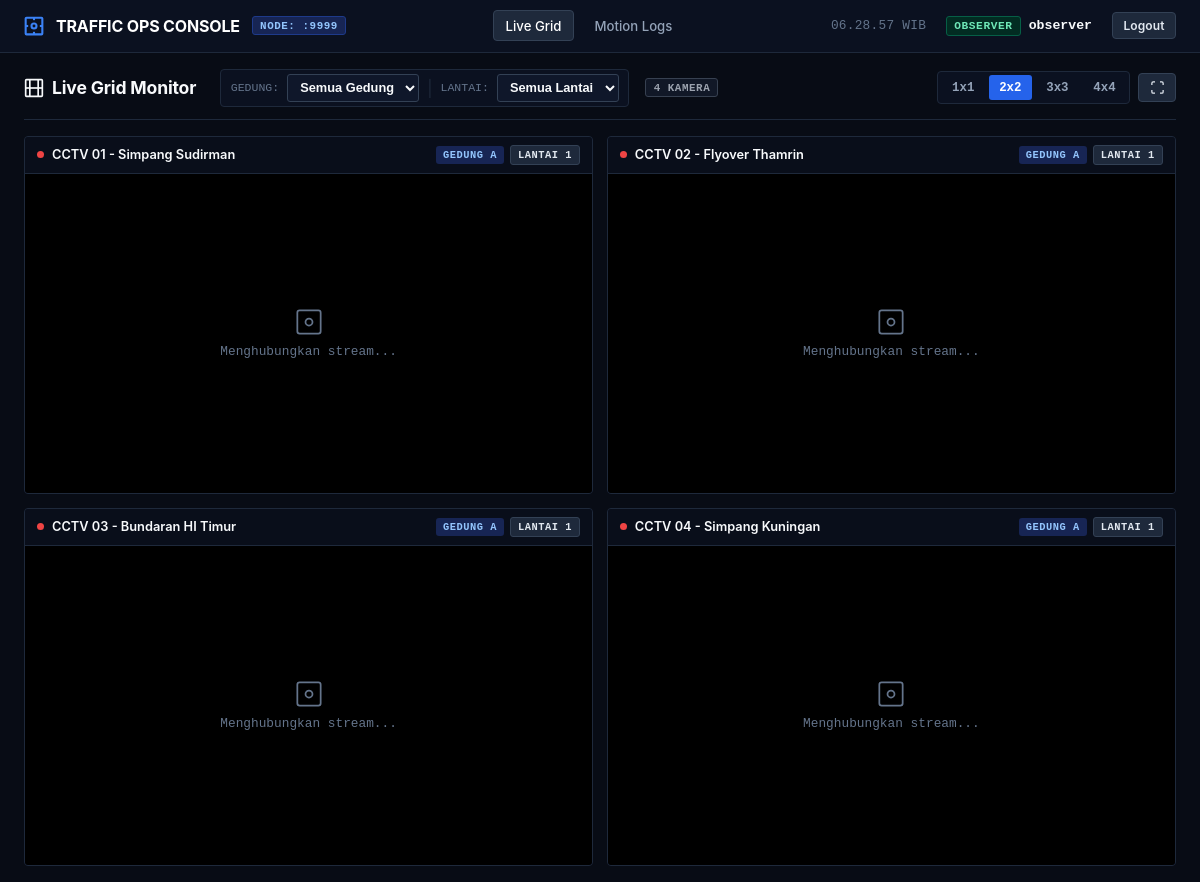
/dashboard (signed in), run on the app's committed database.
### tables this page shows
CREATE TABLE IF NOT EXISTS `cameras` (
    `id` INT AUTO_INCREMENT PRIMARY KEY,
    `name` VARCHAR(100) NOT NULL,
    `location` VARCHAR(255) NULL,
    `group_name` VARCHAR(100) NULL DEFAULT 'Gedung A',
    `floor_subgroup` VARCHAR(100) NULL DEFAULT 'Lantai 1',
    `ip_address` VARCHAR(45) NOT NULL,
    `port` INT NOT NULL DEFAULT 554,
    `rtsp_path` VARCHAR(255) NOT NULL DEFAULT '/live/ch0',
    `username` VARCHAR(100) NULL,
    `encrypted_password` TEXT NULL,
    `iv_vector` VARCHAR(64) NULL,
    `status` ENUM('online', 'offline', 'error') NOT NULL DEFAULT 'offline',
    `motion_enabled` TINYINT(1) NOT NULL DEFAULT 1,
    `motion_sensitivity` ENUM('low', 'medium', 'high') NOT NULL DEFAULT 'medium',
    `last_seen_at` DATETIME NULL,
    `created_at` DATETIME NOT NULL DEFAULT CURRENT_TIMESTAMP,
    `updated_at` DATETIME NOT NULL DEFAULT CURRENT_TIMESTAMP ON UPDATE CURRENT_TIMESTAMP,
    INDEX `idx_cameras_status` (`status`),
    INDEX `idx_cameras_motion` (`motion_enabled`),
    INDEX `idx_cameras_group_floor` (`group_name`, `floor_subgroup`)
);

### models/Camera.php (called while the page is built, shortened)
<?php
require_once __DIR__ . '/../config/security.php';
require_once __DIR__ . '/../config/redis.php';
class Camera {
    public static function all(): array {
        $cacheKey = 'cctv:cameras:all';
        $db = Database::getConnection();
        $stmt = $db->query('
            SELECT id, name, location, group_name, floor_subgroup, ip_address, port, rtsp_path, username, status, motion_enabled, motion_sensitivity, last_seen_at
            FROM cameras
            ORDER BY group_name ASC, floor_subgroup ASC, id ASC
        ');
        $cameras = $stmt->fetchAll();
        return $cameras;
    }
}

### config/redis.php (called while the page is built, shortened)
<?php
class RedisCache {
    private static ?Redis $client = null;
    private static bool $checked = false;
    private static function init(): ?Redis {
        if (self::$checked) {
            return self::$client;
        }
        self::$checked = true;
        if (!class_exists('Redis')) {
            return null;
        }
        return self::$client;
    }
    public static function set(string $key, mixed $value, int $ttl = 60): bool {
        $client = self::init();
        if (!$client) return false;
    }
}

### config/security.php (called while the page is built, shortened)
<?php
function e(string $string): string {
    return htmlspecialchars($string, ENT_QUOTES, 'UTF-8');
}

### views/dashboard/index.php (the view, shortened to what this page needs)
<?php
require __DIR__ . '/../layouts/header.php';
?>
<div class="toolbar" style="align-items: center; justify-content: space-between; gap: 1rem; flex-wrap: wrap;">
    <div style="display: flex; align-items: center; gap: 1rem; flex-wrap: wrap;">
        <div class="toolbar-title" style="margin-right: 0.5rem;">
            <svg width="20" height="20" viewBox="0 0 24 24" fill="none" stroke="currentColor" stroke-width="2">
                <rect x="2" y="2" width="20" height="20" rx="1"></rect>
                <line x1="7" y1="2" x2="7" y2="22"></line>
                <line x1="17" y1="2" x2="17" y2="22"></line>
                <line x1="2" y1="12" x2="22" y2="12"></line>
            </svg>
            <span>Live Grid Monitor</span>
        </div>
        <div style="display: flex; align-items: center; gap: 0.5rem; background: #0b1120; padding: 0.25rem 0.6rem; border: 1px solid var(--border-color); border-radius: 4px;">
            <label for="selGroup" style="font-size: 0.72rem; color: var(--text-muted); font-family: ui-monospace, monospace; text-transform: uppercase;">Gedung:</label>
            <select id="selGroup" class="form-select" style="padding: 0.2rem 0.5rem; font-size: 0.8rem; height: 28px; width: auto; background-color: #0f172a; border: 1px solid #334155; color: #f8fafc; font-weight: 600; border-radius: 3px;">
                <option value="ALL" style="background:#0f172a;color:#f8fafc;">Semua Gedung</option>
            </select>
            <span style="color: var(--border-color);">|</span>
            <label for="selFloor" style="font-size: 0.72rem; color: var(--text-muted); font-family: ui-monospace, monospace; text-transform: uppercase;">Lantai:</label>
            <select id="selFloor" class="form-select" style="padding: 0.2rem 0.5rem; font-size: 0.8rem; height: 28px; width: auto; background-color: #0f172a; border: 1px solid #334155; color: #f8fafc; font-weight: 600; border-radius: 3px;">
                <option value="ALL" style="background:#0f172a;color:#f8fafc;">Semua Lantai</option>
            </select>
        </div>
        <span id="filterCountBadge" class="brand-badge" style="background: #111827; border-color: #374151; color: #9ca3af;">
            <?= count($cameras) ?> Kamera
        </span>
    </div>
    <div style="display: flex; gap: 0.5rem; align-items: center;">
        <div class="grid-buttons">
            <button class="btn-grid" data-grid="grid-1" title="1x1 Grid">1x1</button>
            <button class="btn-grid active" data-grid="grid-4" title="2x2 Grid">2x2</button>
            <button class="btn-grid" data-grid="grid-9" title="3x3 Grid">3x3</button>
            <button class="btn-grid" data-grid="grid-16" title="4x4 Grid">4x4</button>
        </div>
        <button id="btnFullscreenAll" class="btn btn-secondary" style="padding: 0.35rem 0.65rem;" title="Layar Penuh Seluruh Grid">
            <svg width="15" height="15" viewBox="0 0 24 24" fill="none" stroke="currentColor" stroke-width="2">
                <path d="M8 3H5a2 2 0 0 0-2 2v3m18 0V5a2 2 0 0 0-2-2h-3m0 18h3a2 2 0 0 0 2-2v-3M3 16v3a2 2 0 0 0 2 2h3"></path>
            </svg>
        </button>
    </div>
</div>
<?php if (empty($cameras)): ?>
    <div class="card" style="text-align: center; padding: 4rem 1rem;">
        <p style="color: var(--text-secondary); margin-bottom: 1rem;">Belum ada kamera CCTV yang terdaftar.</p>
        <?php if ($currentUser['role'] === 'admin'): ?>
            <a href="<?= APP_URL ?>/admin/cameras" class="btn btn-primary">Tambah Kamera Sekarang</a>
        <?php endif; ?>
    </div>
<?php else: ?>
    <div id="cctvGrid" class="cctv-grid grid-4">
        <?php foreach ($cameras as $cam): ?>
            <div class="cctv-card"
                 id="card-<?= (int)$cam['id'] ?>"
                 data-camera-id="<?= (int)$cam['id'] ?>"
                 data-group="<?= e($cam['group_name'] ?? 'Gedung A') ?>"
                 data-floor="<?= e($cam['floor_subgroup'] ?? 'Lantai 1') ?>">
                <div class="cctv-header">
                    <div class="cctv-info">
                        <span class="status-dot status-<?= e($cam['status']) ?>"></span>
                        <span><?= e($cam['name']) ?></span>
                    </div>
                    <div style="display: flex; gap: 0.35rem; align-items: center;">
                        <span class="role-pill" style="background:#172554;color:#93c5fd;font-size:0.65rem;"><?= e($cam['group_name'] ?? 'Gedung A') ?></span>
                        <span class="role-pill" style="background:#1e293b;border:1px solid #334155;color:#e2e8f0;font-size:0.65rem;"><?= e($cam['floor_subgroup'] ?? 'Lantai 1') ?></span>
                    </div>
                </div>
                <div class="cctv-viewport" id="viewport-<?= (int)$cam['id'] ?>">
                    <div class="cctv-placeholder" id="placeholder-<?= (int)$cam['id'] ?>">
                        <svg width="28" height="28" viewBox="0 0 24 24" fill="none" stroke="currentColor" stroke-width="1.5">
                            <rect x="2" y="2" width="20" height="20" rx="2"></rect>
                            <circle cx="12" cy="12" r="3"></circle>
                        </svg>
                        <span>Menghubungkan stream...</span>
                    </div>
                </div>
            </div>
        <?php endforeach; ?>
    </div>
<?php endif; ?>
<?php require __DIR__ . '/../layouts/footer.php'; ?>

### assets/css/style.css (style rules this page uses)
:root { color-scheme: dark; --bg-main: #080c15; --bg-card: #0f172a; --bg-card-hover: #152238; --border-color: #1e293b; --border-highlight: #334155; --text-primary: #f8fafc; --text-secondary: #94a3b8; --text-muted: #64748b; --accent-blue: #2563eb; --accent-blue-hover: #1d4ed8; --status-online: #10b981; --status-offline: #ef4444; --status-motion: #f59e0b; }
* { box-sizing: border-box; margin: 0; padding: 0; }
body { background-color: var(--bg-main); color: var(--text-primary); font-family: -apple-system, BlinkMacSystemFont, "Segoe UI", Roboto, "Helvetica Neue", Arial, sans-serif; min-height: 100vh; display: flex; flex-direction: column; -webkit-font-smoothing: antialiased; }
.brand-badge { background: #172554; border: 1px solid #1e3a8a; color: #93c5fd; font-size: 0.68rem; padding: 0.15rem 0.45rem; border-radius: 3px; font-weight: 600; font-family: ui-monospace, SFMono-Regular, monospace; text-transform: uppercase; letter-spacing: 0.05em; }
.role-pill { padding: 0.2rem 0.45rem; border-radius: 3px; font-size: 0.7rem; font-weight: 700; font-family: ui-monospace, monospace; text-transform: uppercase; letter-spacing: 0.05em; }
.toolbar { display: flex; align-items: center; justify-content: space-between; margin-bottom: 1rem; flex-wrap: wrap; gap: 0.75rem; border-bottom: 1px solid var(--border-color); padding-bottom: 0.75rem; }
.toolbar-title { font-size: 1.1rem; font-weight: 700; display: flex; align-items: center; gap: 0.5rem; letter-spacing: -0.01em; }
.grid-buttons { display: flex; gap: 0.25rem; background: #0b1120; padding: 0.2rem; border-radius: 4px; border: 1px solid var(--border-color); }
.btn-grid { background: transparent; color: var(--text-secondary); border: none; padding: 0.35rem 0.65rem; border-radius: 3px; font-size: 0.775rem; font-family: ui-monospace, monospace; font-weight: 600; cursor: pointer; transition: all 0.15s ease; }
.btn-grid:hover, .btn-grid.active { background: var(--accent-blue); color: #fff; }
.cctv-grid { display: grid; gap: 0.85rem; width: 100%; transition: all 0.2s ease; }
.cctv-grid.grid-4 { grid-template-columns: repeat(2, 1fr); }
.cctv-card { background: var(--bg-card); border: 1px solid var(--border-color); border-radius: 4px; overflow: hidden; display: flex; flex-direction: column; position: relative; transition: border-color 0.15s ease; }
.cctv-header { background: #090e1a; padding: 0.5rem 0.75rem; display: flex; align-items: center; justify-content: space-between; border-bottom: 1px solid var(--border-color); font-size: 0.8rem; z-index: 10; }
.cctv-info { display: flex; align-items: center; gap: 0.5rem; font-weight: 600; }
.status-dot { width: 7px; height: 7px; border-radius: 50%; display: inline-block; }
.status-offline { background-color: var(--status-offline); }
.cctv-viewport { position: relative; width: 100%; aspect-ratio: 16 / 9; background: #000; overflow: hidden; display: flex; align-items: center; justify-content: center; cursor: grab; }
.cctv-placeholder { color: var(--text-muted); font-size: 0.8rem; font-family: ui-monospace, monospace; display: flex; flex-direction: column; align-items: center; gap: 0.5rem; }
.form-input, .form-select, select { width: 100%; padding: 0.65rem 0.85rem; background: #090e1a; border: 1px solid var(--border-color); border-radius: 4px; color: #f8fafc; font-size: 0.875rem; outline: none; transition: border-color 0.15s ease; }
select option, .form-select option, option { background-color: #0f172a !important; color: #f8fafc !important; padding: 0.5rem; }
.btn { display: inline-flex; align-items: center; gap: 0.4rem; padding: 0.55rem 1rem; font-size: 0.825rem; font-weight: 600; border-radius: 4px; border: none; cursor: pointer; transition: all 0.15s ease; letter-spacing: 0.01em; }
.btn-secondary { background: #1e293b; border: 1px solid #334155; color: #e2e8f0; }

### data on the page
cameras: name "CCTV 01 - Simpang Sudirman", group_name "GEDUNG A", floor_subgroup "LANTAI 1"
cameras: name "CCTV 02 - Flyover Thamrin", group_name "GEDUNG A", floor_subgroup "LANTAI 1"
cameras: name "CCTV 03 - Bundaran HI Timur", group_name "GEDUNG A", floor_subgroup "LANTAI 1"
cameras: name "CCTV 04 - Simpang Kuningan", group_name "GEDUNG A", floor_subgroup "LANTAI 1"

### other printed values
$currentUser['role'] "OBSERVER"
$currentUser['username'] "observer"
count($cameras) "4"
